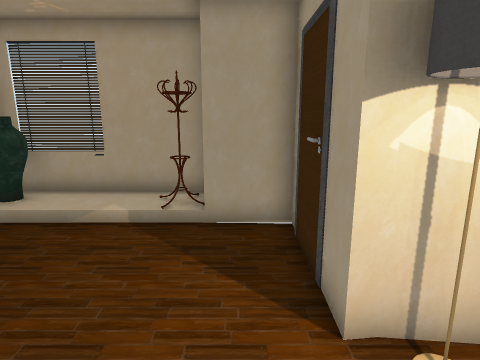
View 1 (above)

13 first-person views from a walk through a Unity game level. The camera is 1.4 m above the floor, tilts 12° down and sees 75° across. The floor is counted in squares, 0.5 m on a side. Each view is taken from the middle of a square. On the plan, view 1 faces up. The plan holds only what a view shows up to about 20 squares ahead; the rest is blank. The player character is not drawn. Some surface patterns are stand-ins.

View 2
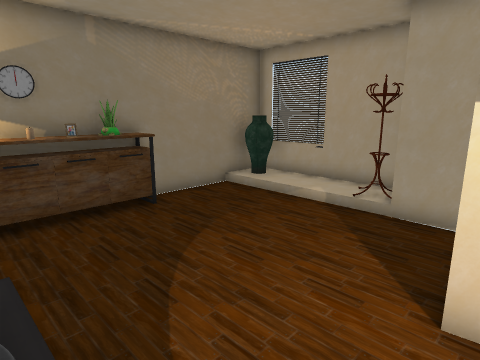

View 3
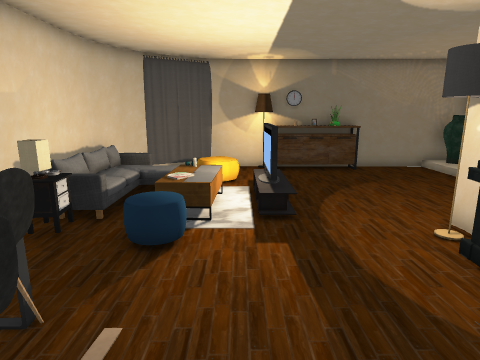

View 4
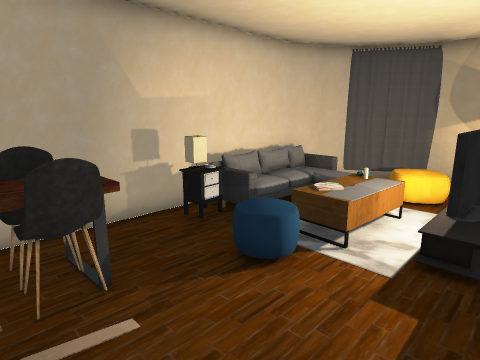

View 5
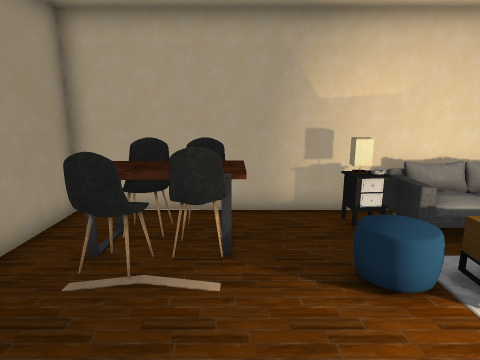

View 6
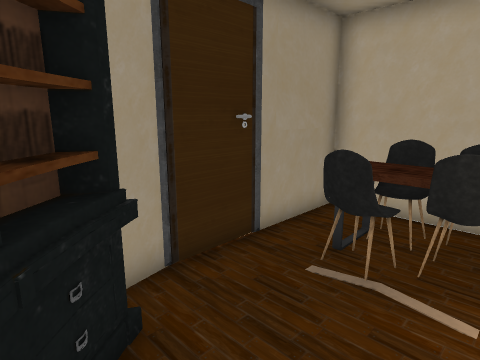

View 7
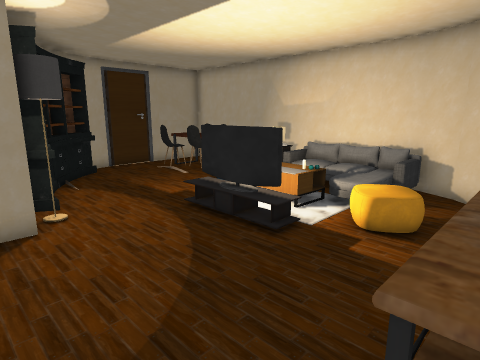

View 8
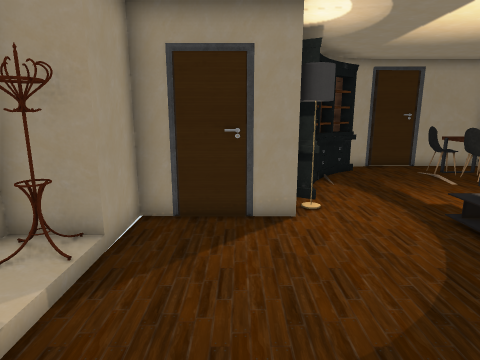

View 9
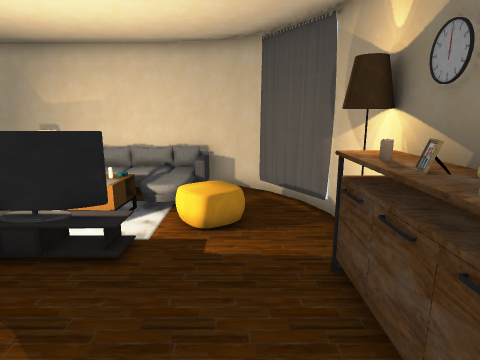

View 10
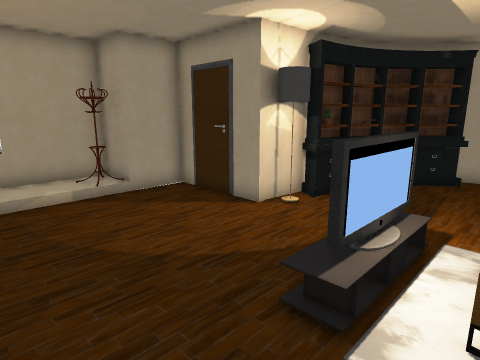

View 11
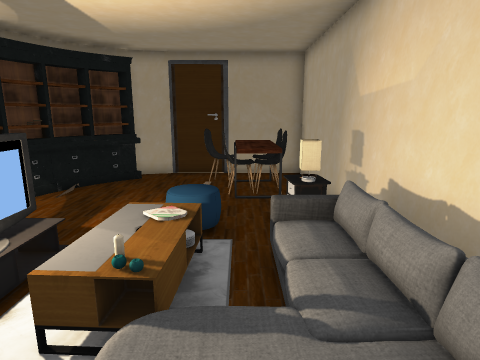

View 12
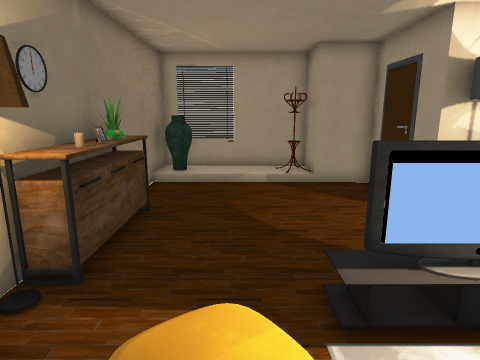

View 13
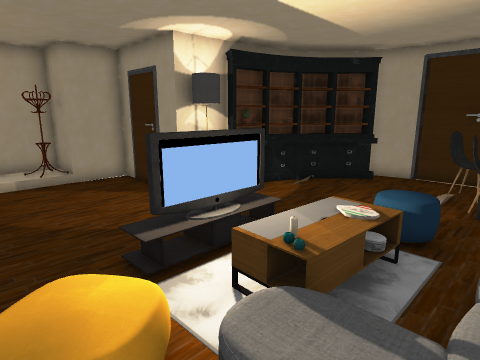

### Floor plan
Key: @ floor where view 1 was taken; # wall or solid block; x gap in a wall; . main floor; : floor 0.25 m higher than the main floor; + floor 0.5 m higher than the main floor; * floor 0.75 m higher than the main floor; / step, stairs or slope; = window, fence, low wall or low ledge; A vase; L lamp; C candle; T TV; R carpet; H chair; S sofa; B table; O other object.
Columns run from 8 left of view 1 to 10 right of it. Each row starts with its distance up from view 1.
 10 ##O x###
  9 #AA:::O#
  8 #AA///O###
  7 #........#
  6 #........#
  5 #........#
  4 OO.......###
  3 OO........L##
  2 OO........L#=
  1 OC............=
  0 #L......@.......  #
 -1 #L....TTTT.......##
 -2 #.................#
 -3 # .OO.    R.......#
 -4 #O.. RRC ORO..HHH #
 -5  OO..+/..RR..HHHH #
 -6   #.S+/+++L..BHHH#
 -7   ##SS  *+L...HH.#
 -8    ###############

Where each view was taken, in squares from view 1:
view 1: 0 up, 0 right, facing up
view 2: 1 down, 2 right, facing up-left
view 3: 2 down, 9 right, facing left
view 4: 0 up, 7 right, facing down-left
view 5: 1 up, 5 right, facing down
view 6: 1 up, 5 right, facing down-right
view 7: 5 up, 7 left, facing down-right
view 8: 5 up, 7 left, facing right
view 9: 5 up, 5 left, facing down
view 10: 3 down, 6 left, facing up-right
view 11: 5 down, 5 left, facing right
view 12: 5 down, 4 left, facing up
view 13: 6 down, 5 left, facing up-right
